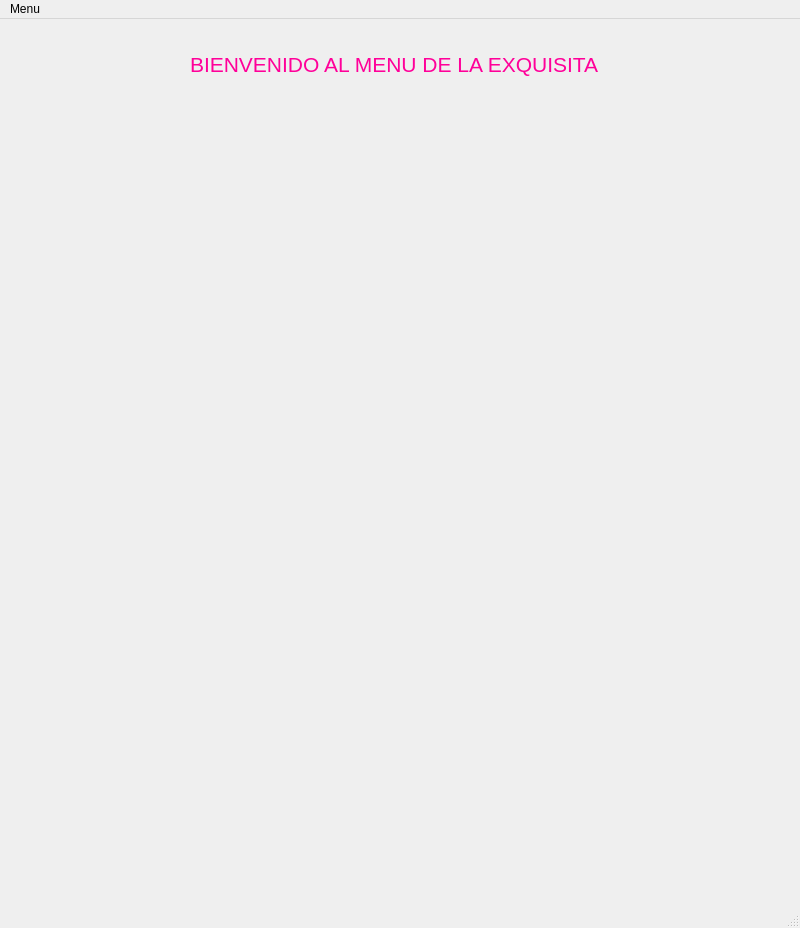
<?xml version="1.0" encoding="UTF-8"?>
<ui version="4.0">
 <class>MainWindow</class>
 <widget class="QMainWindow" name="MainWindow">
  <property name="geometry">
   <rect>
    <x>0</x>
    <y>0</y>
    <width>800</width>
    <height>928</height>
   </rect>
  </property>
  <property name="windowTitle">
   <string>Principal</string>
  </property>
  <property name="styleSheet">
   <string notr="true"/>
  </property>
  <widget class="QWidget" name="centralwidget">
   <widget class="QLabel" name="label">
    <property name="geometry">
     <rect>
      <x>40</x>
      <y>70</y>
      <width>701</width>
      <height>471</height>
     </rect>
    </property>
    <property name="text">
     <string/>
    </property>
    <property name="pixmap">
     <pixmap>../../../../logo_exquisita.png</pixmap>
    </property>
    <property name="scaledContents">
     <bool>true</bool>
    </property>
   </widget>
   <widget class="QLabel" name="label_2">
    <property name="geometry">
     <rect>
      <x>190</x>
      <y>30</y>
      <width>491</width>
      <height>31</height>
     </rect>
    </property>
    <property name="text">
     <string>&lt;html&gt;&lt;head/&gt;&lt;body&gt;&lt;p&gt;&lt;span style=&quot; font-size:16pt; color:#ff0099;&quot;&gt;BIENVENIDO AL MENU DE LA EXQUISITA&lt;/span&gt;&lt;/p&gt;&lt;/body&gt;&lt;/html&gt;</string>
    </property>
   </widget>
  </widget>
  <widget class="QStatusBar" name="statusbar"/>
  <widget class="QMenuBar" name="menubar">
   <property name="geometry">
    <rect>
     <x>0</x>
     <y>0</y>
     <width>800</width>
     <height>21</height>
    </rect>
   </property>
   <widget class="QMenu" name="menuEjercicios">
    <property name="title">
     <string>Menu</string>
    </property>
    <addaction name="mnuEmpleados"/>
    <addaction name="mnuUsuarios"/>
    <addaction name="mnuVentas"/>
   </widget>
   <addaction name="menuEjercicios"/>
  </widget>
  <action name="mnuEmpleados">
   <property name="text">
    <string>Empleados</string>
   </property>
  </action>
  <action name="mnuVentas">
   <property name="text">
    <string>Ventas</string>
   </property>
  </action>
  <action name="mnuUsuarios">
   <property name="text">
    <string>Usuarios</string>
   </property>
  </action>
  <action name="mnuAdministracion">
   <property name="text">
    <string>Administración</string>
   </property>
  </action>
 </widget>
 <resources>
  <include location="imagenpizza.qrc"/>
 </resources>
 <connections/>
</ui>
